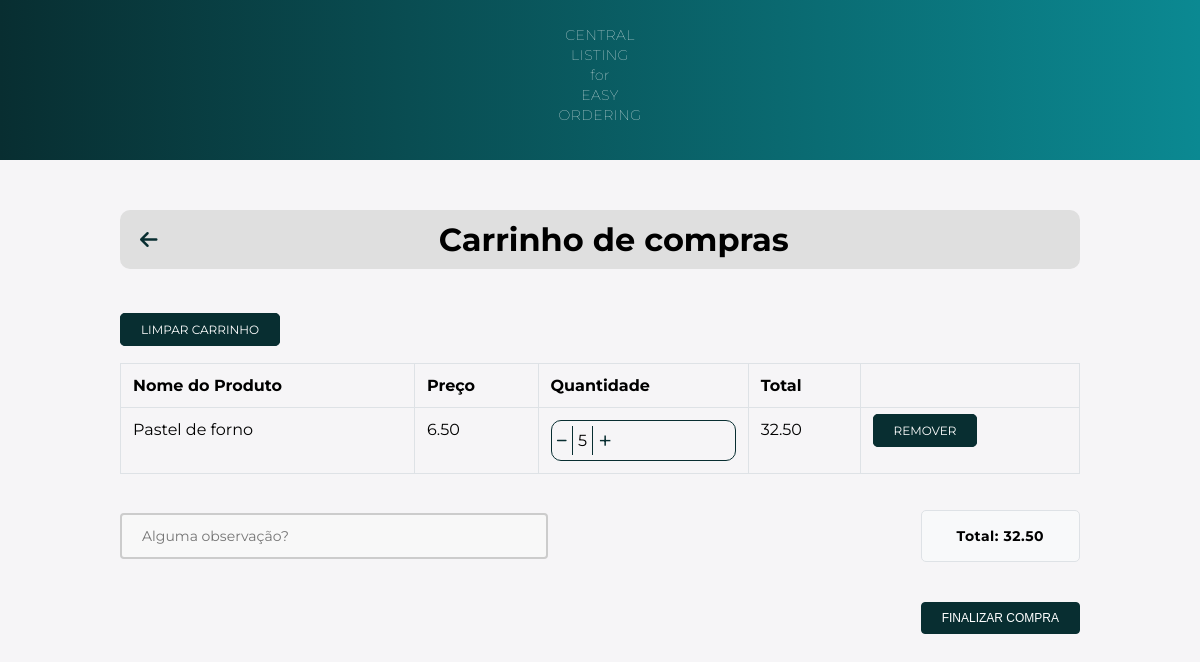
The app's page /cart/ (signed in) with its own data.
### main/models.py (models this page shows, shortened)
class Cart(models.Model):
    user = models.ForeignKey(User, on_delete=models.CASCADE)
    product = models.ForeignKey(FoodProduct, on_delete=models.CASCADE)
    quantity = models.PositiveBigIntegerField(default=1)

class FoodProduct(models.Model):
    name = models.CharField(max_length=255)
    price = models.DecimalField(max_digits=10, decimal_places=2)
    image = models.ImageField(upload_to='static/food_products/', default="static/food_products/default")
    description = models.TextField()
    ingredients = models.ManyToManyField(Ingredients, blank=True)
    categoria = models.ForeignKey(Categoria, on_delete=models.CASCADE, null=True)

### main/views.py (the view)
# urls.py: path('cart/', views.cart, name='cart'),
@login_required(login_url='login')
def cart(request):
    cart_items = Cart.objects.filter(user=request.user)
    cart_items_total = []
    for item in cart_items:
        total = item.product.price * item.quantity
        cart_items_total.append((item, total))
    cart_total = sum([total for _, total in cart_items_total])
    if request.method == "POST":
        form = CartForm(request.POST)
        if form.is_valid():
            text_box_obs_value = form.cleaned_data.get('text_box_obs', '')
            if not text_box_obs_value:
                text_box_obs_value = 'nenhuma'
            cart_obs = CartObs(user=request.user, text_box_obs=text_box_obs_value)
            cart_obs.save()
            return redirect('payment')
    else:
        form = CartForm()
    context = {
        'cart_items_total': cart_items_total,
        'cart_total': cart_total,
        'form': form,
    }
    return render(request, 'cart.html', context)

### main/forms.py
class CartForm(forms.Form):
    text_box_obs = forms.CharField(widget=forms.Textarea(attrs={'rows': 4, 'placeholder': 'Alguma observação?'}), required=False)

### templates/cart.html (shortened to what this page needs)
{% load static %}
<!DOCTYPE html>
<html>
<head>
    <link rel="stylesheet" type="text/css" href="{% static './css/cart.css' %}">
    <link rel="stylesheet" href="https://cdnjs.cloudflare.com/ajax/libs/font-awesome/6.4.0/css/all.min.css" />
</head>
<body>
    <nav>
        <p>CENTRAL<br>LISTING<br>for<br>EASY<br>ORDERING</p>
    </nav>
    <div class="container">
        <div class="top-bar">
            <a href="{% url 'home' %}" class="back-to-home">
                <i class="fas fa-arrow-left"></i>
            </a>
            <h1 class="top-bar-title">Carrinho de compras</h1>
        </div>
    </div>
    <div class="container_clear_cart">
    <a href="{% url 'clear_cart' %}" class="btn btn-danger clear-cart-btn" name="clearCart">Limpar carrinho</a>
    </div>
    <div class="container">
        <div class="row">
            <div class="col-12">
                {% if cart_items_total %}
                <div class="table-container">
                <table class="table table-bordered">
                    <thead>
                        <tr>
                            <th>Nome do Produto</th>
                            <th>Preço</th>
                            <th>Quantidade</th>
                            <th>Total</th>
                            <th></th>
                        </tr>
                    </thead>
                    <tbody>
                        {% for item, total in cart_items_total %}
                        <tr>
                            <td>{{ item.product.name }}</td>
                            <td>{{ item.product.price }}</td>
                            <td>
                                <div class="quantity-box">
                                    <a href="{% url 'decrement_quantity' item.product.id %}" class="fa-sharp fa-solid fa-minus btn-sm minus-link" style="text-decoration: none" name="decreaseCart"></a>
                                    <span class="quantity-number">{{ item.quantity }}</span>
                                    <a href="{% url 'increment_quantity' item.product.id %}" class="fa-light fa-plus btn-sm plus-link" style="text-decoration: none" name="increaseCart"></a>
                                </div>
                            </td>
                            <td>{{ total }}</td>
                            <td>
                                <a href="{% url 'remove_from_cart' item.product.id %}" class="btn btn-danger btn-sm" name="removeCart">Remover</a>
                            </td>
                        </tr>
                        {% endfor %}
                    </tbody>
                </table>
            </div>
            {% if cart_items_total %}
                <div class="bottom-container">
                    <form id="cartForm" method="POST">
                        <div class="observation-container">
                          <input type="text" name="{{ form.text_box_obs.name }}" class="observation-box" placeholder="Alguma observação?"/>
                        </div>
                    </form>
                    <div class="total-and-button-container">
                        <div class="total-box">
                        <p class="total-text">Total: {{ cart_total }}</p>
                        </div>
                        <div class="checkout-btn-container">
                        <button type="button" class="btn btn-primary" id="finalizarCompraBtn">Finalizar Compra</button>
                        </div>
                    </div>
                </div>
            {% endif %}
                {% else %}
                <div class="empty-cart-message">
                    <p>Seu carrinho está vazio. <a href="{% url 'home' %}">Continue comprando</a>.</p>
                </div>
                {% endif %}
            </div>
        </div>
    </div>
</body>
</html>

### static/css/cart.css (style rules this page uses)
* { box-sizing: border-box; margin: 0; padding: 0; }
body { background: #f6f5f7; font-family: 'Montserrat', sans-serif; }
nav { background: linear-gradient(90deg, #082E31, #0b8992); padding: 5px; text-align: center; font-size: 15px; font-weight: bold; width: 100%; color: #fff; margin-bottom: 50px; }
p { font-size: 14px; font-weight: 100; line-height: 20px; letter-spacing: 0.5px; margin: 20px 0 30px; }
.container { width: 80%; margin: 0 auto; position: relative; }
.container_clear_cart { width: 80%; margin: 0 auto; position: relative; padding-top: 30px; }
.table { width: 100%; margin-bottom: 1rem; background-color: transparent; border-collapse: collapse; }
.table-bordered { border: 1px solid #dee2e6; }
.table-bordered th, .table-bordered td { border: 1px solid #dee2e6; }
th { text-align: inherit; padding: 0.75rem; vertical-align: top; border-top: 1px solid #dee2e6; }
td { padding: 0.75rem; vertical-align: top; border-top: 1px solid #dee2e6; }
.btn { text-transform: uppercase; font-size: 12px; padding: 8px 20px; border-radius: 5px; cursor: pointer; text-decoration: none; }
.btn-danger { background-color:#082E31; color: #fff; border: 1px solid #082E31; }
.btn-sm { font-size: 0.875rem; padding: 0.25rem 0.5rem; border-radius: 0.2rem; }
.plus-link { padding: 5px 5px; display: inline-block; background-color: #f6f5f7; color: #082E31; font-size: 24px }
.minus-link { padding: 5px 5px; display: inline-block; background-color: #f6f5f7; color: #082E31; font-size: 12px }
.quantity-box { display: flex; align-items: center; border: 1px solid #082E31; border-radius: 10px; box-sizing: 1px; }
.quantity-number { display: inline-block; padding: 5px 5px; border-left: 1px solid #082E31; border-right: 1px solid #082E31; }
.top-bar { display: flex; align-items: center; padding: 10px 20px; background-color: #dfdfdf; border-radius: 10px; width: 100%; margin-bottom: 20px; position: relative; }
.top-bar-title { flex-grow: 1; margin: 0; font-size: 32px; text-align: center; }
.back-to-home { color: #082E31; font-size: 20px; margin-right: 10px; }
.clear-cart-btn { margin-top: 15px; margin-bottom: 15px; }
.total-box { background-color: #f8f9fa; border: 1px solid #dee2e6; padding: 15px; margin-bottom: 20px; border-radius: 5px; width: 100%; max-width: 200px; text-align: center; right: 0; }
.total-text { margin: 0; font-weight: bold; }
.table-container { margin-top: 25px; }
.observation-box { width: 100%; padding: 12px 20px; margin: 8px 0; box-sizing: border-box; border: 2px solid #ccc; border-radius: 4px; background-color: #f8f8f8; resize: none; font-size: 14px; font-family: inherit; margin-bottom: 10px; }
.btn-primary { background-color: #082E31; border: 1px solid #082E31; color: #fff; padding: 8px 20px; font-size: 12px; border-radius: 4px; cursor: pointer; transition: all 0.3s; }
.observation-container { display: flex; align-items: center; justify-content: space-between; margin-bottom: 20px; width: 200%; }
.total-box { margin-top: 20px; margin-top: 20px; }
.bottom-container { display: flex; justify-content: space-between; align-items: baseline; flex-wrap: wrap; }
.checkout-btn-container { padding: 10px 0; margin-bottom: 20px; }
.total-and-button-container { display: flex; flex-direction: column; align-items: center; justify-content: center; gap: 10px; }

### records on screen
Cart: product.name "Pastel de forno", product.price "6.50", quantity "5", total "32.50"

### other values on screen
{{ cart_total }} "32.50"
